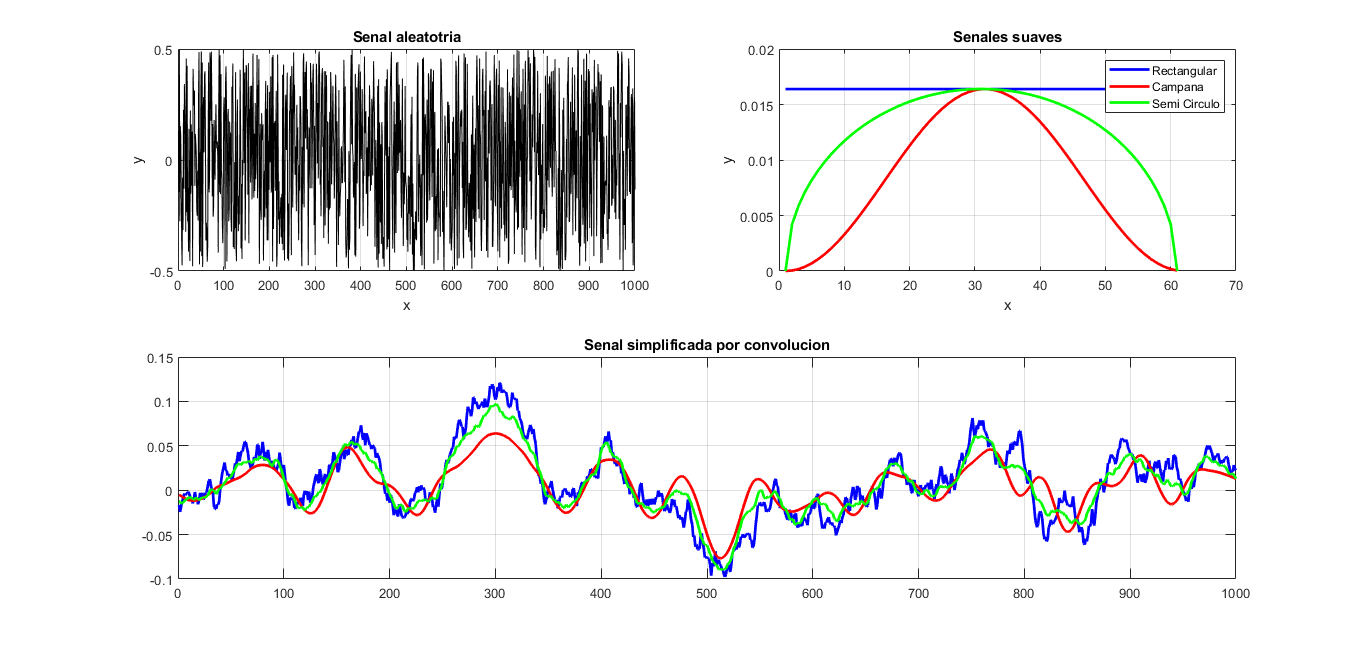
%> input picture MEDICAL_IMAGES/RX/Taller 1 - Conceptos Basicos/matl/p2.png, 1366 x 651 px, given in place of street2.jpg, which was not available
$ octave punto4.m   (GNU Octave 9; MATLAB toolbox functions it lacks are replaced by stand-ins)
%> lines starting %> are read from the running program, lines starting %| are printed output that depends on the picture; pictures that were not available may be replaced by others from this repository, and a replacement may not be noted
clc, clear, close all

% cargar una imagen de ejemplo de MATLAB
imdata = imread('street2.jpg');
%> imdata is the input picture: size 651x1366x3 uint8; mean R, G, B 233.8, 234.2, 235
% obtener la version en escala de grises de la imagen
g_imdata = rgb2gray(imdata);
% obtener la transformada de Fourier de la imagen
F = fft2(g_imdata);
% obtener el espectro centrado de frecuencias y orientaciones
Fsh = fftshift(F);
% aplicar una transformacion logaritmica para facilitar la visualizacion
S2 = log(1+abs(Fsh));
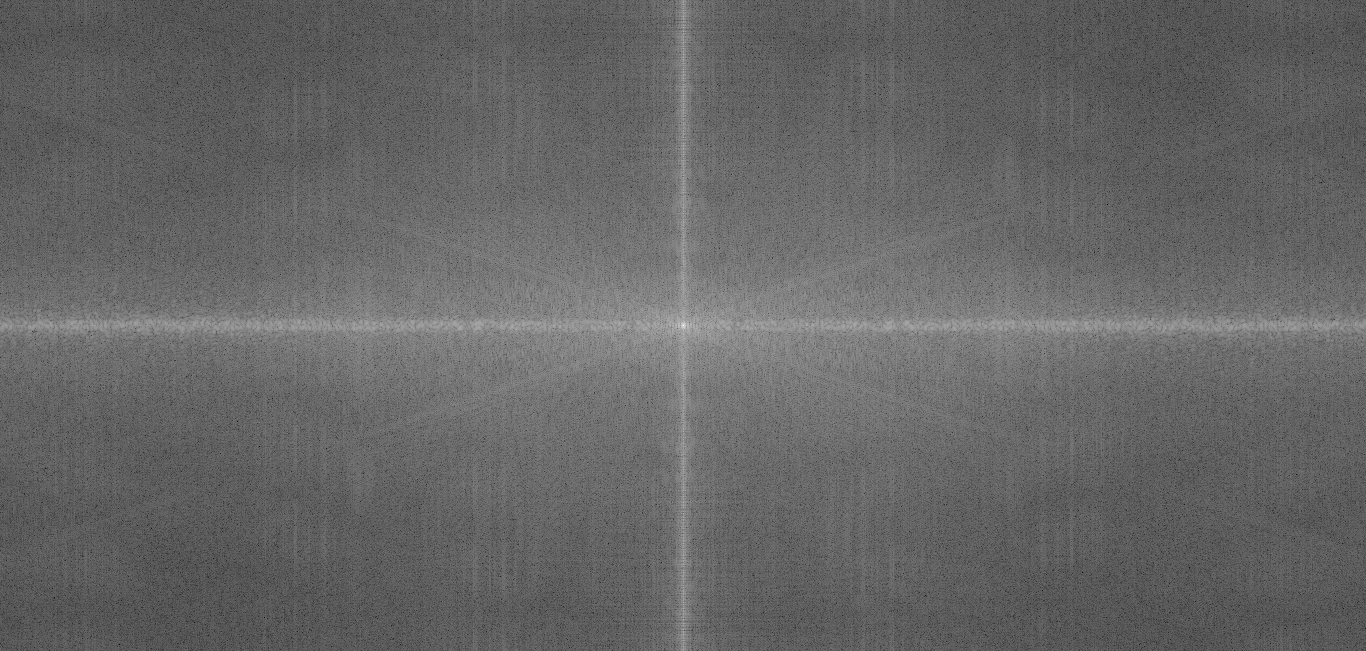
%> S2: size 651x1366 double; min 2.48, max 19.15, mean 9.17; drawn with min black and max white
% finalmente, reconstruir la imagen original
F2 = ifftshift(Fsh);
f = ifft2(F2);


% visualizar las imagenes y el espectro de la transformada
figure(1)
subplot(2,2,1)
imshow(g_imdata), title('Imagen original (en escala de grises)')
subplot(2,2,3)
imshow(S2,[]), title('Espectro de la transformada de Fourier')
subplot(2,2,4)
imshow(f,[]), title('Imagen reconstruida')

%%

% cargar una imagen de ejemplo de MATLAB
imdata_circle = imread('circulo.jpg');
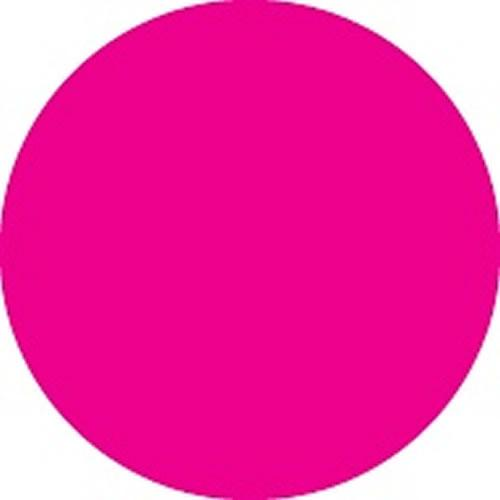
%> input picture MEDICAL_IMAGES/RX/Taller 1 - Conceptos Basicos/matl/circulo.jpg, 500 x 500 px
%> imdata_circle is the input picture: size 500x500x3 uint8; mean R, G, B 240.4, 54.1, 164.2
% obtener la version en escala de grises de la imagen
g_imdata_circle = rgb2gray(imdata_circle);
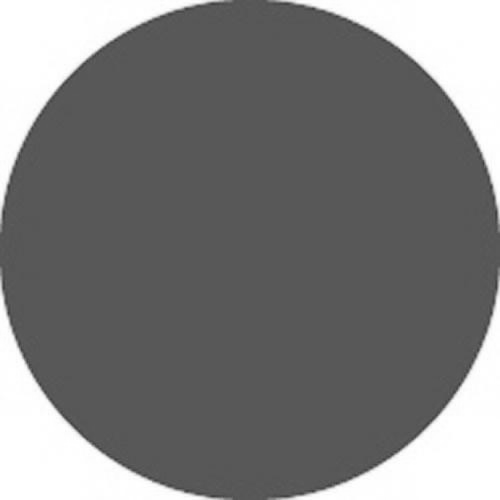
%> g_imdata_circle: size 500x500 uint8; min 61, max 255, mean 122.5
% obtener la transformada de Fourier de la imagen
F_circle = fft2(g_imdata_circle);
% obtener el espectro centrado de frecuencias y orientaciones
Fsh_circle = fftshift(F_circle);
% aplicar una transformacion logaritmica para facilitar la visualizacion
S2_circle = log(1+abs(Fsh_circle));
% finalmente, reconstruir la imagen original
F2_circle = ifftshift(Fsh_circle);
f_circle = ifft2(F2_circle);
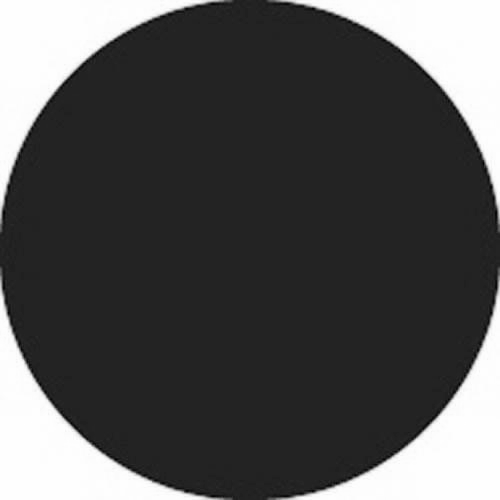
%> f_circle: size 500x500 double; min 61, max 255, mean 122.5; mean of the top-left, top-right, bottom-left and bottom-right quarters 122.5, 122.5, 122.4, 122.5; drawn with min black and max white

% cargar una imagen de ejemplo de MATLAB
imdata_v = imread('voronoi.png');
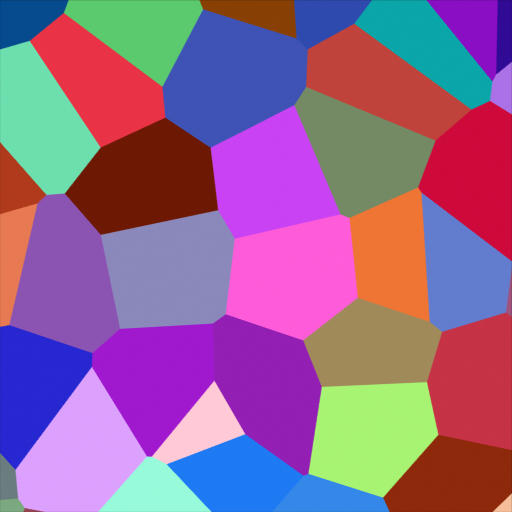
%> input picture MEDICAL_IMAGES/RX/Taller 1 - Conceptos Basicos/matl/voronoi.png, 512 x 512 px
%> imdata_v is the input picture: size 512x512x3 uint8; mean R, G, B 146.7, 100.9, 145.3
% obtener la version en escala de grises de la imagen
g_imdata_v = rgb2gray(imdata_v);
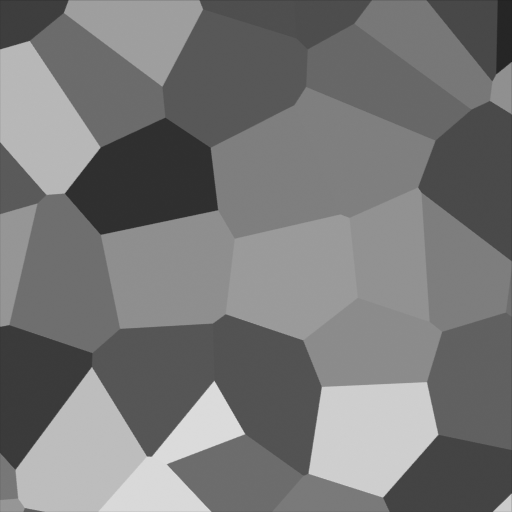
%> g_imdata_v: size 512x512 uint8; min 31, max 219, mean 119.7
% obtener la transformada de Fourier de la imagen
F_v = fft2(g_imdata_v);
% obtener el espectro centrado de frecuencias y orientaciones
Fsh_v = fftshift(F_v);
% aplicar una transformacion logaritmica para facilitar la visualizacion
S2_v = log(1+abs(Fsh_v));
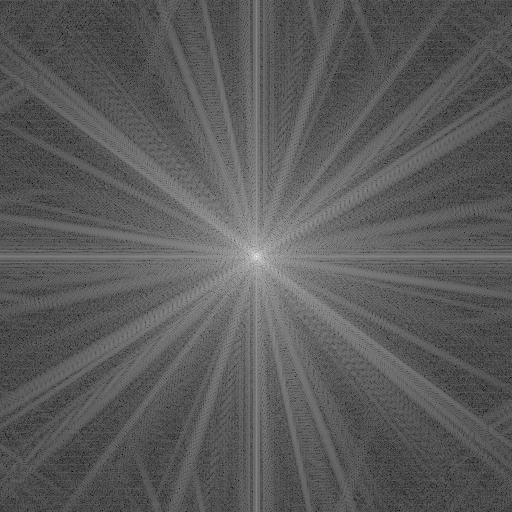
%> S2_v: size 512x512 double; min 1.16, max 17.26, mean 6.94; drawn with min black and max white
% finalmente, reconstruir la imagen original
F2_v = ifftshift(Fsh_v);
f_v = ifft2(F2_v);

% visualizar las imagenes y el espectro de la transformada
figure(2)
subplot(2,2,1)
imshow(g_imdata_circle), title('Imagen original CIRCULO (en escala de grises)')
subplot(2,2,3)
imshow(S2_circle,[]), title('Espectro de Fourier')
subplot(2,2,4)
imshow(f_circle,[]), title('Imagen reconstruida')
sgtitle('Imagen de un Circulo representando Baja Frecuencia')


figure(3)
subplot(2,2,1)
imshow(g_imdata_v), title('Imagen original VORONOI (en escala de grises)')
subplot(2,2,3)
imshow(S2_v,[]), title('Espectro de Fourier ')
subplot(2,2,4)
imshow(f_v,[]), title('Imagen reconstruida')
sgtitle('Imagen de Voronoi representando Alta Frecuencia')
